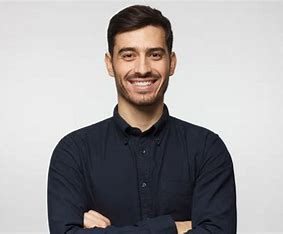
#> input picture Photos/OIP.jpeg, 283 x 234 px
$ python face.detect.py
#> lines starting #> are read from the running program, lines starting #| are printed output that depends on the picture; after the words box and inside, x2 and y2 are one past the last pixel; in counts of white or black regions, pixels touching at a corner belong together
import cv2 as cv
img=cv.imread('Photos/OIP.jpeg')
#> img is the input picture: shape (234, 283, 3); mean B, G, R 160.3, 159.5, 162.1

gray=cv.cvtColor(img,cv.COLOR_BGR2GRAY)
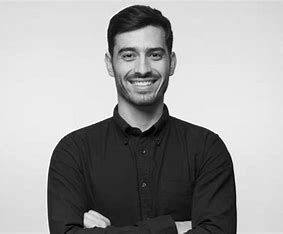
#> gray: shape (234, 283); min 0, max 255, mean 160.4
cv.imshow('Gray Person',gray)

haar_cascade=cv.CascadeClassifier('haar_face.xml')

faces_rect=haar_cascade.detectMultiScale(gray,scaleFactor=1.1,minNeighbors=3)
#> faces_rect = [[104, 26, 74, 74]]

print(f'Number of faces found = {len(faces_rect)}')
#| Number of faces found = 1

for(x,y,w,h) in faces_rect:
    cv.rectangle(img,(x,y),(x+w,y+h),(0,255,0),thickness=2)
#> this loop made 1 pass
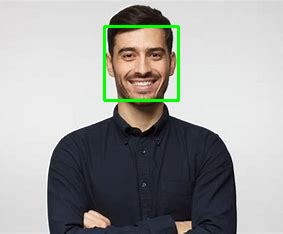
#> img: shape (234, 283, 3); 1.33% of pixels changed, all inside (x1, y1, x2, y2) = (103, 25, 180, 102)

cv.imshow('Detected Faces',img)
cv.waitKey(0)
